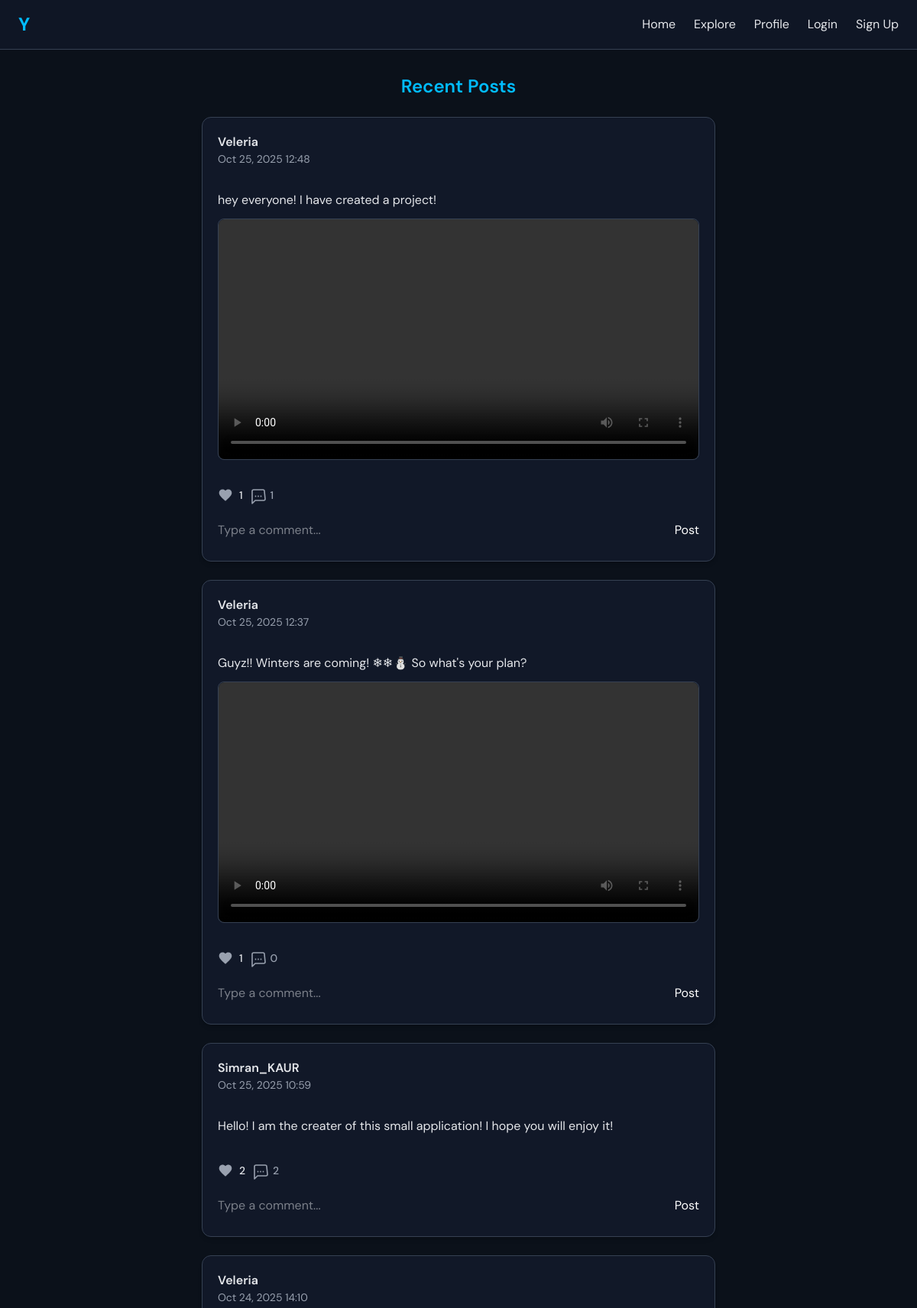
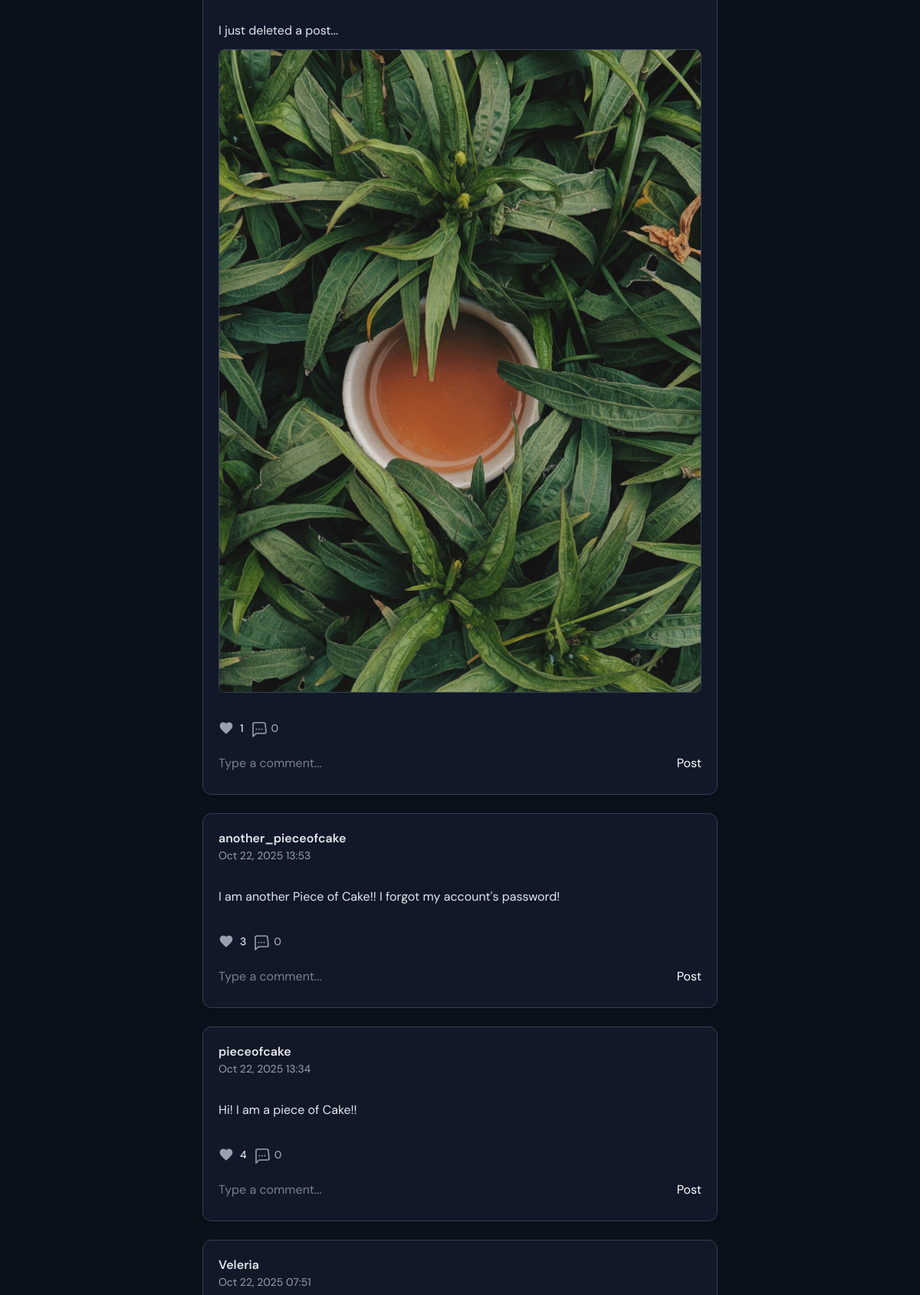
Page /post/ (upper part) on the committed database (2 pictures, top to bottom).
### core/models.py (models this page shows, shortened)
class Post(models.Model):
    user = models.ForeignKey(User, on_delete=models.CASCADE)
    text = models.TextField()
    images = models.ImageField(upload_to="posts/photos/", blank=True, null=True)
    videos = models.FileField(upload_to="posts/videos/", blank=True, null=True, validators=[validate_video_extension])
    created_at = models.DateTimeField(auto_now_add=True)
    updated_at = models.DateTimeField(auto_now_add=True)
    likes = models.ManyToManyField(User, related_name="liked_post", blank=True)

### core/views.py (the view)
# urls.py: path("post/", views.post_list, name="post_list"),
def post_list(request):
    posts = Post.objects.all().order_by('-created_at')
    return render(request, 'post_list.html', {'posts': posts})

### core/templates/post_list.html (shortened to what this page needs)
{% extends 'base.html' %}
{% block content %}
<div class="max-w-2xl mx-auto">
  <h2 class="text-2xl font-semibold text-sky-400 mb-6 text-center">
    Recent Posts
  </h2>
  {% if posts %}
  <div class="space-y-6">
    {% for post in posts %}
    <div class="bg-[#111828] rounded-xl shadow-md border border-gray-700 hover:shadow-lg transition p-5">
      <div class="flex items-start justify-between relative mb-2">
        <div>
          <h3 class="font-semibold text-gray-200">{{ post.user.username }}</h3>
          <p class="text-sm text-gray-400">{{ post.created_at|date:"M d, Y H:i" }}</p>
        </div>
      </div>
       <br>
      <p class="text-gray-200 whitespace-pre-line mb-3">{{ post.text }}</p>
      {% if post.images %}
      <div class="rounded-lg overflow-hidden border border-gray-700 mb-3">
        <img src="{{ post.images.url }}" alt="Post Image" class="w-full object-cover"/>
      </div>
      {% endif %}
      {% if post.videos %}
      <div class="rounded-lg overflow-hidden border border-gray-700 mb-3">
        <video controls class='w-full rounded-lg'>
          <source src="{{ post.videos.url }}" type="video/mp4">
        </video>
      </div>
      {% endif %}
      <br>
      <form method="POST" class="mb-4">
        <div class="flex items-center space-x-2 mb-4">
          <button
            type="button"
            class="like-btn flex items-center space-x-2"
            data-post-id="{{ post.id }}">
            <div class="heart-icon w-5 h-5 {% if user in post.likes.all %}text-red-500{% else %}text-gray-400{% endif %}">
              <a href="{% url 'toggle_likes' post.id %}">
                {% include "icons/heart.svg" %}
              </a>
            </div>
            <span class="likes-count text-sm font-medium">{{ post.likes.count }}</span>
          </button>
            <div class="flex items-center space-x-2 text-gray-400 hover:text-gray-200 cursor-pointer"
                onclick="toggleComments('{{ post.id }}')">
              <div class="w-5 h-5">
              </div>
              <span class="comments-count text-sm font-medium">{{ post.comments.count }}</span>
            </div>
          </div>
      </form>
      <form action="{% url 'add_comment' post.id %}" method="POST" class="mt-4 flex items-center space-x-2">
              <input type="text" name="body" placeholder="Type a comment..."
              class="flex-1 bg-gray-800 text-gray-100 rounded-md px-3 py-2 focus:outline-none focus:ring-2 focus:ring-blue-500"/>
              <button type="submit" class="bg-blue-500 hover:bg-blue-600 text-white px-3 py-2 rounded-md">Post</button>
      </form>
    </div>
    {% endfor %}
  </div>
  {% else %}
  <p class="text-center text-gray-400">
    No posts yet.
    <a href="{% url 'post_create' %}" class="text-sky-400 hover:underline">Create one?</a>
  </p>
  {% endif %}
</div>
{% endblock content %}

### core/templates/icons/heart.svg
<svg xmlns="http://www.w3.org/2000/svg" viewBox="0 0 24 24" fill="currentColor">
  <path d="M12 21.35l-1.45-1.32C5.4 15.36 2 12.28 2 8.5
           2 5.42 4.42 3 7.5 3c1.74 0 3.41 0.81 4.5 2.09
           C13.09 3.81 14.76 3 16.5 3
           19.58 3 22 5.42 22 8.5
           c0 3.78-3.4 6.86-8.55 11.54L12 21.35z"/>
</svg>

### theme/templates/base.html (style rules this page uses)
body { font-family: 'DM Sans', sans-serif; }

### rows in the picture
Post: user.username "Veleria", created_at "Oct 25, 2025 12:48", text "hey everyone! I have created a project!", likes.count "1", comments.count "1"
Post: user.username "Veleria", created_at "Oct 25, 2025 12:37", text "Guyz!! Winters are coming! ❄❄⛄ So what's your plan?", likes.count "1", comments.count "0"
Post: user.username "Simran_KAUR", created_at "Oct 25, 2025 10:59", text "Hello! I am the creater of this small application! I hope you will enjoy it!", likes.count "2", comments.count "2"
Post: user.username "Veleria", created_at "Oct 24, 2025 14:10", text "I just deleted a post...", images (picture), likes.count "1", comments.count "0"
Post: user.username "another_pieceofcake", created_at "Oct 22, 2025 13:53", text "I am another Piece of Cake!! I forgot my account's password!", likes.count "3", comments.count "0"
Post: user.username "pieceofcake", created_at "Oct 22, 2025 13:34", text "Hi! I am a piece of Cake!!", likes.count "4", comments.count "0"
Post: user.username "Veleria", created_at "Oct 22, 2025 07:51"
